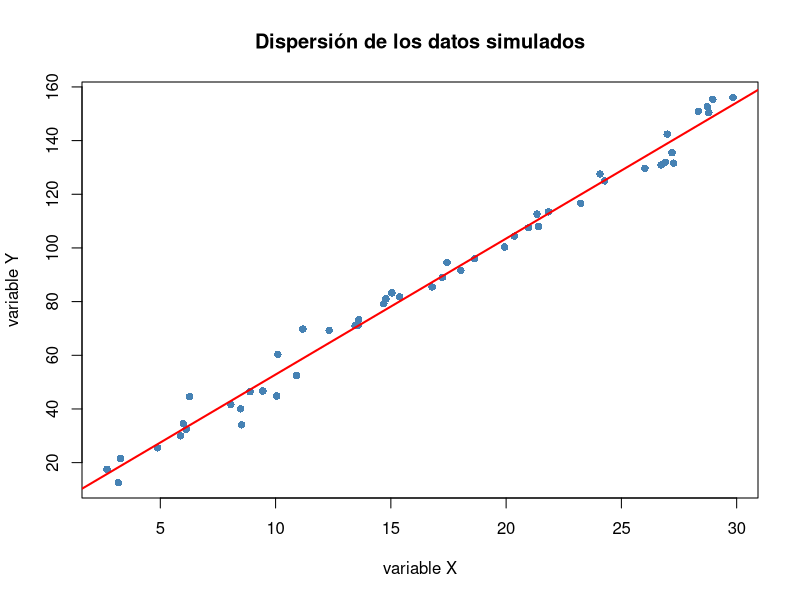
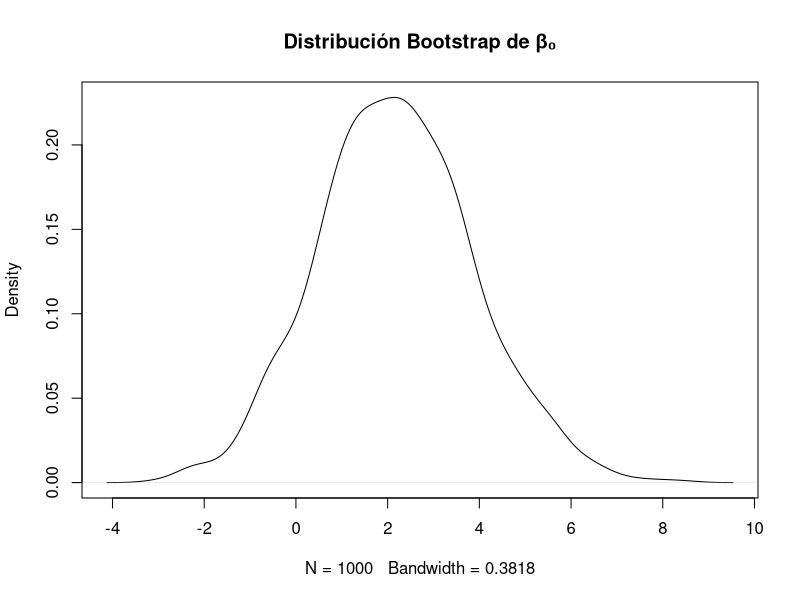
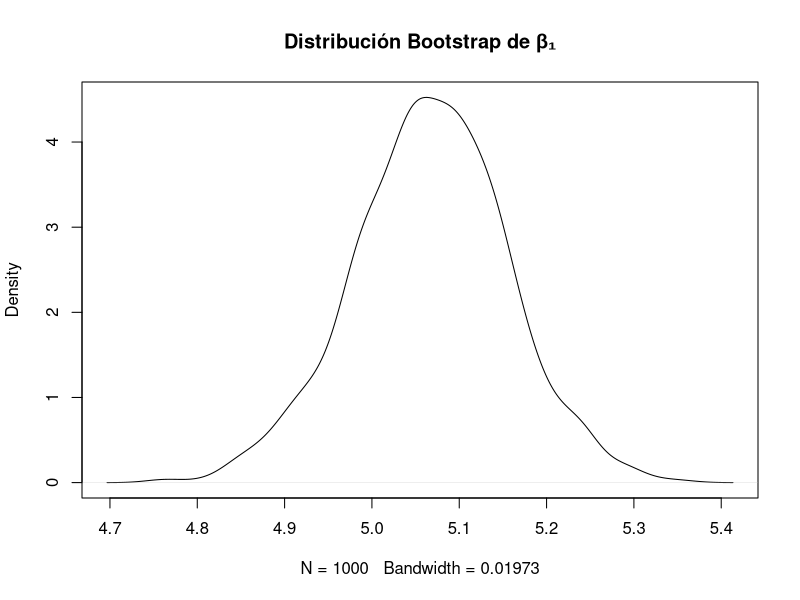
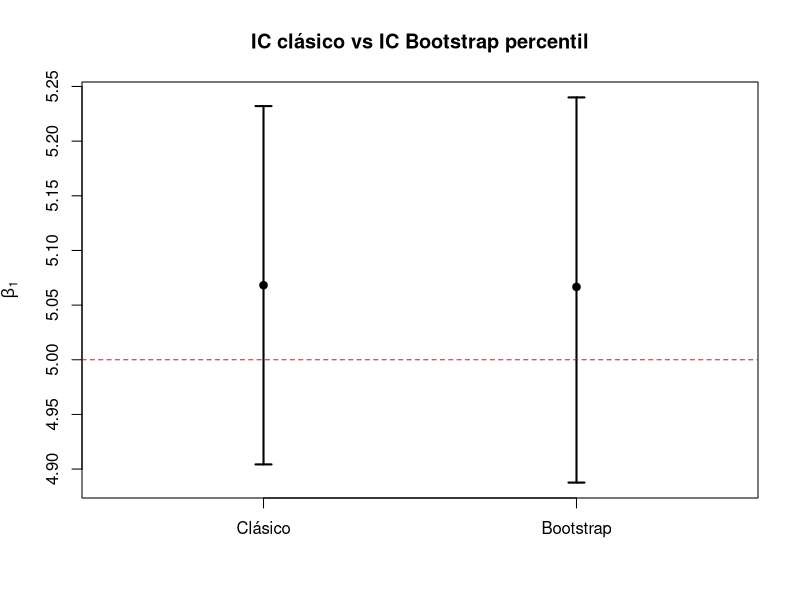
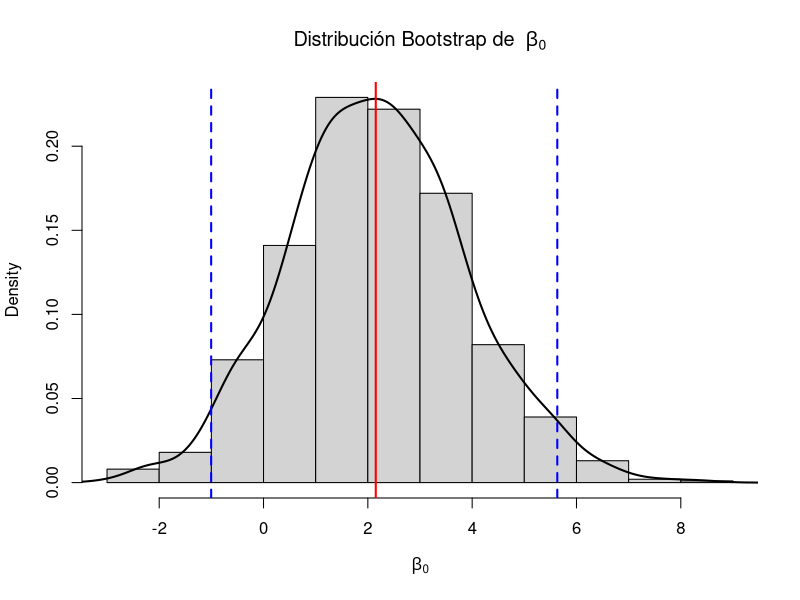
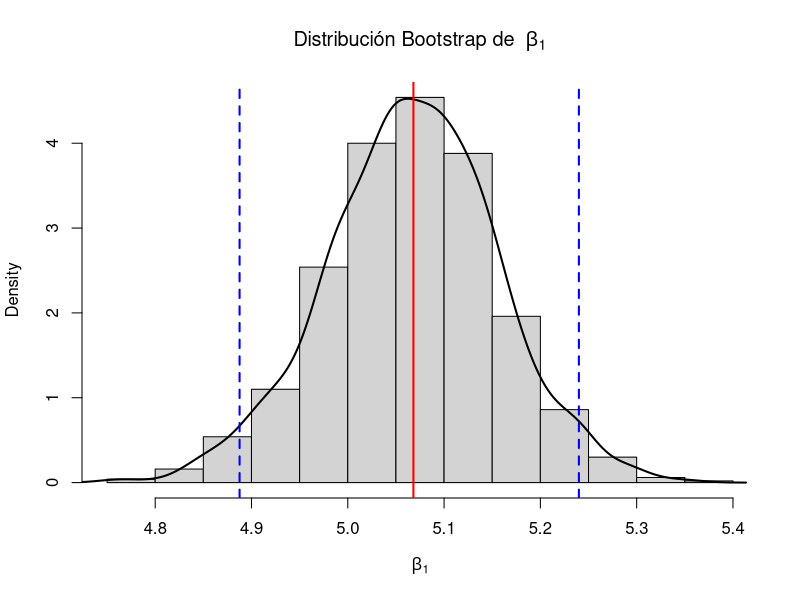
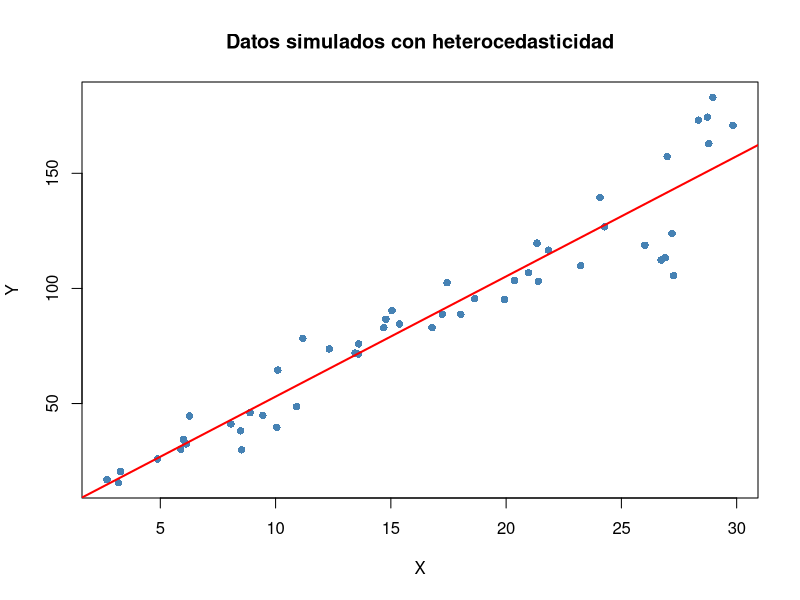
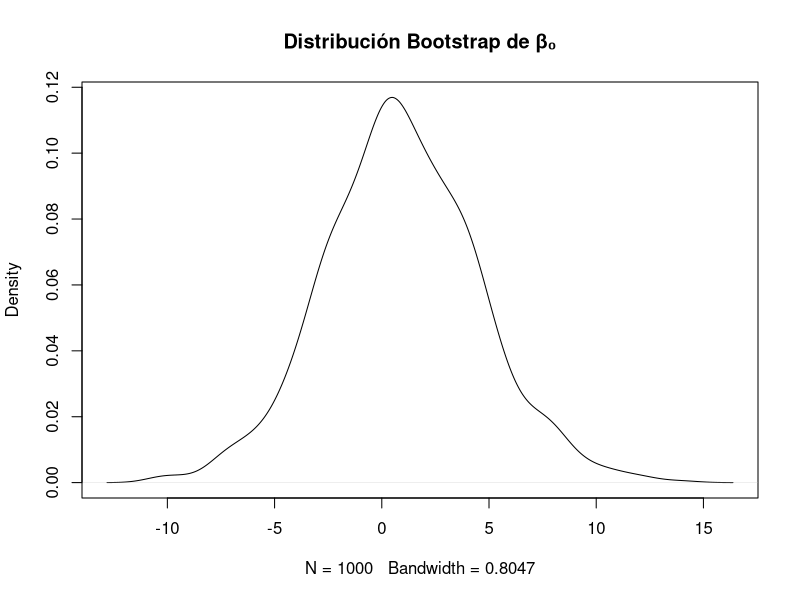

Write R code to recreate these figures, in order.

# SIMULACIÓN BOOTSTRAP EN REGRESIÓN LINEAL SIMPLE
# Modelo: Y = 3 + 5X + error
# ================================================


set.seed(123)

# --- Datos ---
n <- 50
x <- runif(n, min = 2, max = 30)
y <- 3 + 5*x + rnorm(n, mean = 0, sd = 5)


data <- data.frame(x, y)
View(data)


# --- Modelo clásico ---
ajuste <- lm(y ~ x, data = data)

# --- errores estandar ---
summary(ajuste)

# --- IC clásico ---

confint(ajuste)


plot(x, y, main = "Dispersión de los datos simulados",
     xlab = "variable X",
     ylab ="variable Y",
     col ="steelblue", pch =16)
abline(ajuste, col ="red", lwd =2)



# --- Bootstrap por pares ---
beta0 <- c()
beta1 <- c()
B <- 1000

for(i in 1:B){
  indices     <- sample(1:n, n, replace = TRUE)
  muestraBOOT <- data[indices, ]
  ajusteBOOT  <- lm(y ~ x, data = muestraBOOT)
  beta0[i]    <- ajusteBOOT$coefficients[1]
  beta1[i]    <- ajusteBOOT$coefficients[2]
}



# --- Distribuciones Bootstrap ---
plot(density(beta0), main = "Distribución Bootstrap de β₀")
plot(density(beta1), main = "Distribución Bootstrap de β₁")

# --- Promedios ---
beta0BOOT <- mean(beta0)
beta1BOOT <- mean(beta1)

# --- errores estandar Bootstrap ---
cat("Error estándar Bootstrap β₀:", round(sd(beta0), 4), "\n")
cat("Error estándar Bootstrap β₁:", round(sd(beta1), 4), "\n")


# --- Intervalos de confianza Bootstrap version percentil ---
ic_beta0 <- quantile(beta0, c(0.025, 0.975))
ic_beta1 <- quantile(beta1, c(0.025, 0.975))



# Versión normal Bootstrap (la de tu PDF)
ic_normal0 <- mean(beta0) + c(-1, 1) * 1.96 * sd(beta0)
ic_normal1 <- mean(beta1) + c(-1, 1) * 1.96 * sd(beta1)

# --- resultados ---
cat("IC Bootstrap percentil:", round(ic_beta0, 4), "\n")
cat("IC Bootstrap percentil:", round(ic_beta1, 4), "\n")

cat("IC Bootstrap normal:   ", round(ic_normal0, 4), "\n")
cat("IC Bootstrap normal:   ", round(ic_normal1, 4), "\n")


cat("β₀ verdadero: 3.0000\n")
cat("β₀ clásico: ", round(coef(ajuste)[1], 4), "\n")
cat("β₀ Bootstrap: ", round(beta0BOOT, 4), "\n\n")

cat("β₁ verdadero: 5.0000\n")
cat("β₁ clásico: ", round(coef(ajuste)[2], 4), "\n")
cat("β₁ Bootstrap:  ", round(beta1BOOT, 4), "\n\n")






# Comparación IC clásico vs Bootstrap percentil para β1

plot(c(1,2),
     c(coef(ajuste)[2], beta1BOOT),
     xlim = c(0.5, 2.5),
     ylim = range(confint(ajuste)[2,], ic_beta1),
     xaxt = "n",
     pch = 19,
     xlab = "",
     ylab = expression(beta[1]),
     main = "IC clásico vs IC Bootstrap percentil")

axis(1, at = c(1,2),
     labels = c("Clásico", "Bootstrap"))

arrows(1,
       confint(ajuste)[2,1],
       1,
       confint(ajuste)[2,2],
       angle = 90,
       code = 3,
       length = 0.08,
       lwd = 2)

arrows(2,
       ic_beta1[1],
       2,
       ic_beta1[2],
       angle = 90,
       code = 3,
       length = 0.08,
       lwd = 2)

abline(h = 5, col = "red", lty = 2)



# --- Distribuciones Bootstrap ---

hist(beta0,
     probability = TRUE,
     main = expression("Distribución Bootstrap de " ~ beta[0]),
     xlab = expression(beta[0]))

lines(density(beta0), lwd = 2)

abline(v = coef(ajuste)[1], col = "red", lwd = 2)
abline(v = ic_beta0, col = "blue", lwd = 2, lty = 2)



hist(beta1,
     probability = TRUE,
     main = expression("Distribución Bootstrap de " ~ beta[1]),
     xlab = expression(beta[1]))

lines(density(beta1), lwd = 2)

abline(v = coef(ajuste)[2], col = "red", lwd = 2)
abline(v = ic_beta1, col = "blue", lwd = 2, lty = 2)











# SIMULACIÓN BOOTSTRAP EN REGRESIÓN LINEAL SIMPLE
# Escenario 2: Heterocedasticidad
# Modelo: Y = 3 + 5X + error (varianza no constante)
# ================================================

set.seed(123)

# --- Datos con heterocedasticidad ---
n <- 50
x2 <- runif(n, min = 2, max = 30)
y2 <- 3 + 5*x2 + rnorm(n, mean = 0, sd = 0.8*x2)
# la varianza crece con X: sd = 0.5*x

data2 <- data.frame(x2, y2)

# --- Modelo clásico ---
ajuste2 <- lm(y2 ~ x2, data = data2)

# --- Errores estándar ---
summary(ajuste2)

# --- IC clásico ---
confint(ajuste2)



plot(x2, y2,main = "Datos simulados con heterocedasticidad",
     xlab = "X",
     ylab = "Y",
     pch = 16,
     col = "steelblue")

abline(ajuste2,col = "red",lwd = 2)


# --- Bootstrap por pares ---
beta0_2 <- c()
beta1_2 <- c()
B <- 1000

for(i in 1:B){
  indices      <- sample(1:n, n, replace = TRUE)
  muestraBOOT2 <- data2[indices, ]
  ajusteBOOT2  <- lm(y2 ~ x2, data = muestraBOOT2)
  beta0_2[i]   <- ajusteBOOT2$coefficients[1]
  beta1_2[i]   <- ajusteBOOT2$coefficients[2]
}

# --- Distribuciones Bootstrap ---
plot(density(beta0_2), main = "Distribución Bootstrap de β₀")
plot(density(beta1_2), main = "Distribución Bootstrap de β₁")

# --- Promedios ---
beta0BOOT2 <- mean(beta0_2)
beta1BOOT2 <- mean(beta1_2)

# --- Errores estándar Bootstrap ---
cat("Error estándar Bootstrap β₀:", round(sd(beta0_2), 4), "\n")
cat("Error estándar Bootstrap β₁:", round(sd(beta1_2), 4), "\n")

# --- Intervalos de confianza Bootstrap versión percentil ---
ic_beta0_2 <- quantile(beta0_2, c(0.025, 0.975))
ic_beta1_2 <- quantile(beta1_2, c(0.025, 0.975))

# --- Versión normal Bootstrap ---
ic_normal0_2 <- mean(beta0_2) + c(-1, 1) * 1.96 * sd(beta0_2)
ic_normal1_2 <- mean(beta1_2) + c(-1, 1) * 1.96 * sd(beta1_2)

# --- Resultados ---
cat("IC Bootstrap percentil β₀:", round(ic_beta0_2, 4), "\n")
cat("IC Bootstrap percentil β₁:", round(ic_beta1_2, 4), "\n")
cat("IC Bootstrap normal    β₀:", round(ic_normal0_2, 4), "\n")
cat("IC Bootstrap normal    β₁:", round(ic_normal1_2, 4), "\n")


cat("β₀ verdadero:  3.0000\n")
cat("β₀ clásico: ", round(coef(ajuste2)[1], 4), "\n")
cat("β₀ Bootstrap: ", round(beta0BOOT2, 4), "\n\n")

cat("β₁ verdadero: 5.0000\n")
cat("β₁ clásico:", round(coef(ajuste2)[2], 4), "\n")
cat("β₁ Bootstrap:", round(beta1BOOT2, 4), "\n\n")



hist(beta1_2,
     breaks = 30,
     probability = TRUE,
     col = "#F4A261",
     border = "white",
     main = expression(paste("Distribución Bootstrap de ", beta[1])),
     xlab = expression(hat(beta)[1]))

lines(density(beta1_2),
      lwd = 2)

abline(v = coef(ajuste2)[2],
       col = "red",
       lwd = 3)

abline(v = ic_beta1_2[1],
       col = "blue",
       lty = 2,
       lwd = 2)

abline(v = ic_beta1_2[2],
       col = "blue",
       lty = 2,
       lwd = 2)



ic_clasico <- confint(ajuste2)[2, ]

plot(c(1,2),
     c(coef(ajuste2)[2],
       mean(beta1_2)),
     ylim = range(c(ic_clasico,
                    ic_beta1_2)),
     pch = 16,
     xaxt = "n",
     xlab = "",
     ylab = expression(beta[1]),
     main = "IC clásico vs IC Bootstrap")

axis(1,
     at = c(1,2),
     labels = c("Clásico",
                "Bootstrap"))

arrows(1,
       ic_clasico[1],
       1,
       ic_clasico[2],
       angle = 90,
       code = 3,
       length = 0.08)

arrows(2,
       ic_beta1_2[1],
       2,
       ic_beta1_2[2],
       angle = 90,
       code = 3,
       length = 0.08)

abline(h = 5,
       col = "red",
       lty = 2)
